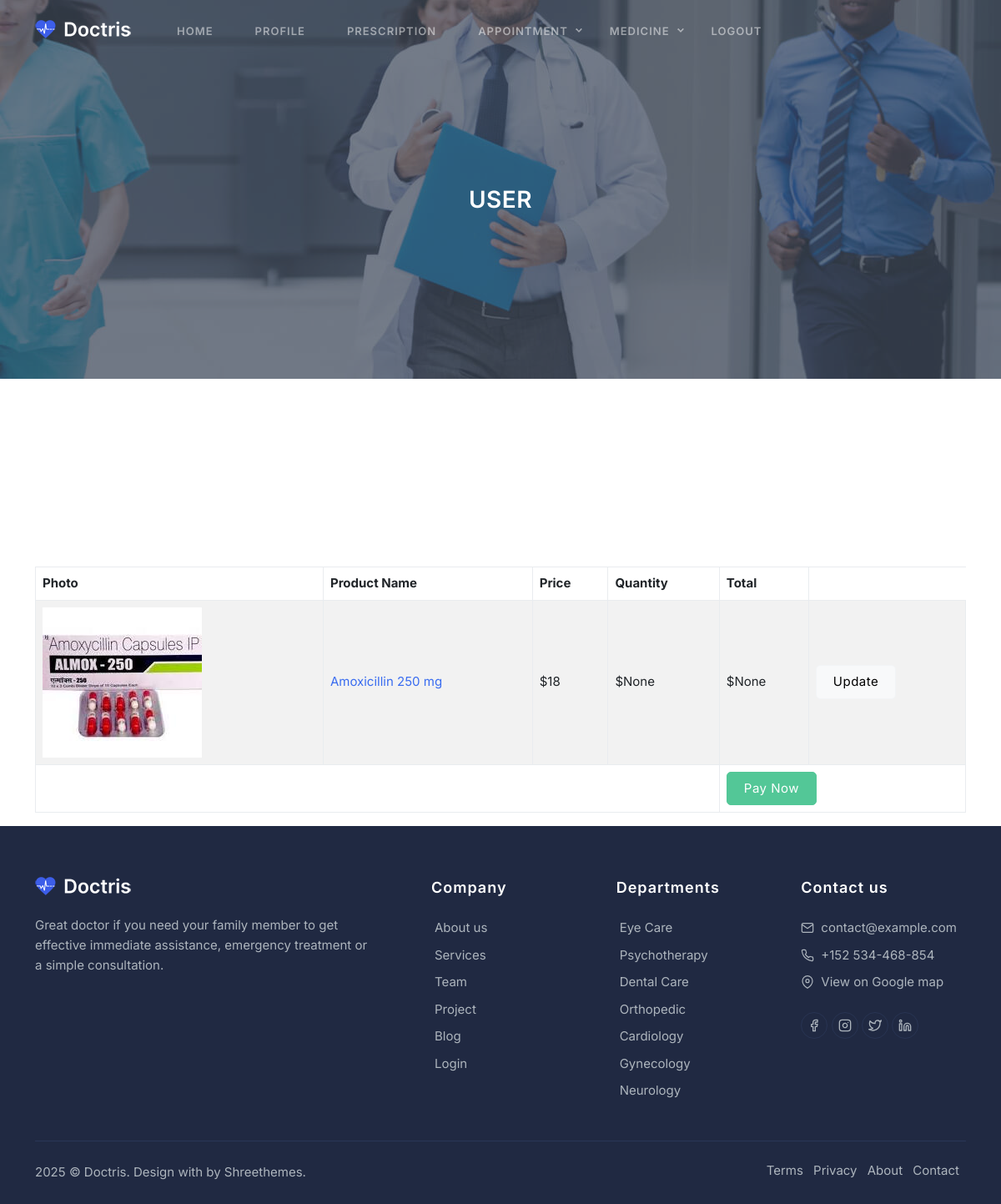
Screenshot of /ph_givenMedicine/ (signed in) with the database file from the repository.
### myapp/models.py (models this page shows)
class MedicineOrder(models.Model):
    Pharmacist = models.ForeignKey(Pharmacist, on_delete=models.CASCADE, null=True)
    uid = models.ForeignKey(User, on_delete=models.CASCADE, null=True)
    mid = models.ForeignKey(Medicine, on_delete=models.CASCADE, null=True)
    date = models.DateField(auto_now_add=True)
    status = models.CharField(max_length=50, default='in_cart')
    qty = models.IntegerField(null=True)
    total = models.IntegerField(null=True)
    profit = models.IntegerField(null=True, blank=True)  # New field for profit tracking

class Medicine(models.Model):
    pid=models.ForeignKey(Pharmacist, on_delete=models.CASCADE, null=True)
    name=models.CharField(max_length=255)
    price=models.IntegerField()
    desc=models.CharField(max_length=255,null=True, blank=True)
    qty=models.IntegerField()
    image = models.FileField(null=True, upload_to="profile")
    date=models.DateField(null=True)
    expiry=models.DateField(null=True)
    side_effects=models.CharField(max_length=255,null=True)
    orginal_Price=models.IntegerField(null=True)

### myapp/views.py (the view)
# urls.py: path('ph_givenMedicine/',views.ph_givenMedicine),
def ph_givenMedicine(request):
    uid=request.session['uid']
    obj=User.objects.get(loginId=uid)
    data=MedicineOrder.objects.filter(uid=obj)
    return render(request,'User/ph_givenMedicine.html',{'data':data})

### templates/User/ph_givenMedicine.html (shortened to what this page needs)
{% extends "User/common.html" %}
{% load static %}
{% block content %}
<br><br><br><br><br><br><br><br><br><br>
<div class="main-content">
    <section>
        <div class="container">
            <div class="section-content">
                <div class="row">
                    <div class="col-md-12">
                        <div class="table-responsive">
                            <table class="table table-striped table-bordered tbl-shopping-cart">
                                <thead>
                                    <tr>
                                        <th>Photo</th>
                                        <th>Product Name</th>
                                        <th>Price</th>
                                        <th>Quantity</th>
                                        <th>Total</th>
                                    </tr>
                                </thead>
                                <tbody>
                                    {% for i in data %}
                                   {% if i.status == "in_cart" %}
                                    <tr class="cart_item">
                                        <td class="product-thumbnail">
                                            <a href=""><img alt="product" src="static/assets/{{i.mid.image}}" class="img-fluid"></a>
                                        </td>
                                        <td class="product-name">
                                            <a href="">{{i.mid.name}}</a>
                                        </td>
                                        <td class="product-price">
                                            <span class="amount">${{i.mid.price}}</span>
                                        </td>
                                        <td class="product-price">
                                            <span class="amount">${{i.qty}}</span>
                                        </td>
                                        <td class="product-subtotal">
                                            <span class="amount">${{i.total}}</span>
                                        </td>
                                        <td>
                                            <form method="POST" action="">
                                                <input type='submit' class="btn btn-light" value="Update">
                                            </form>
                                        </td>
                                    </tr>
                                    {% if i.status != "Paid" %}
                                    <tr class="cart_item">
                                        <td colspan="4"></td>
                                        <td colspan="4" >
                                            <a href="/user_payment_page?mid={{i.id}}" class="btn btn-success">Pay Now</a>
                                        </td>
                                    </tr>
                                    {% endif %}
                                    {% endif %}
                                    {% endfor %}
                                </tbody>
                            </table>
                        </div>
                    </div>
                </div>
            </div>
        </div>
    </section>
</div>
{% endblock %}

### rows the page displays
MedicineOrder: mid.image (picture), mid.name "Amoxicillin 250 mg", mid.price "18", qty "None", total "None"
